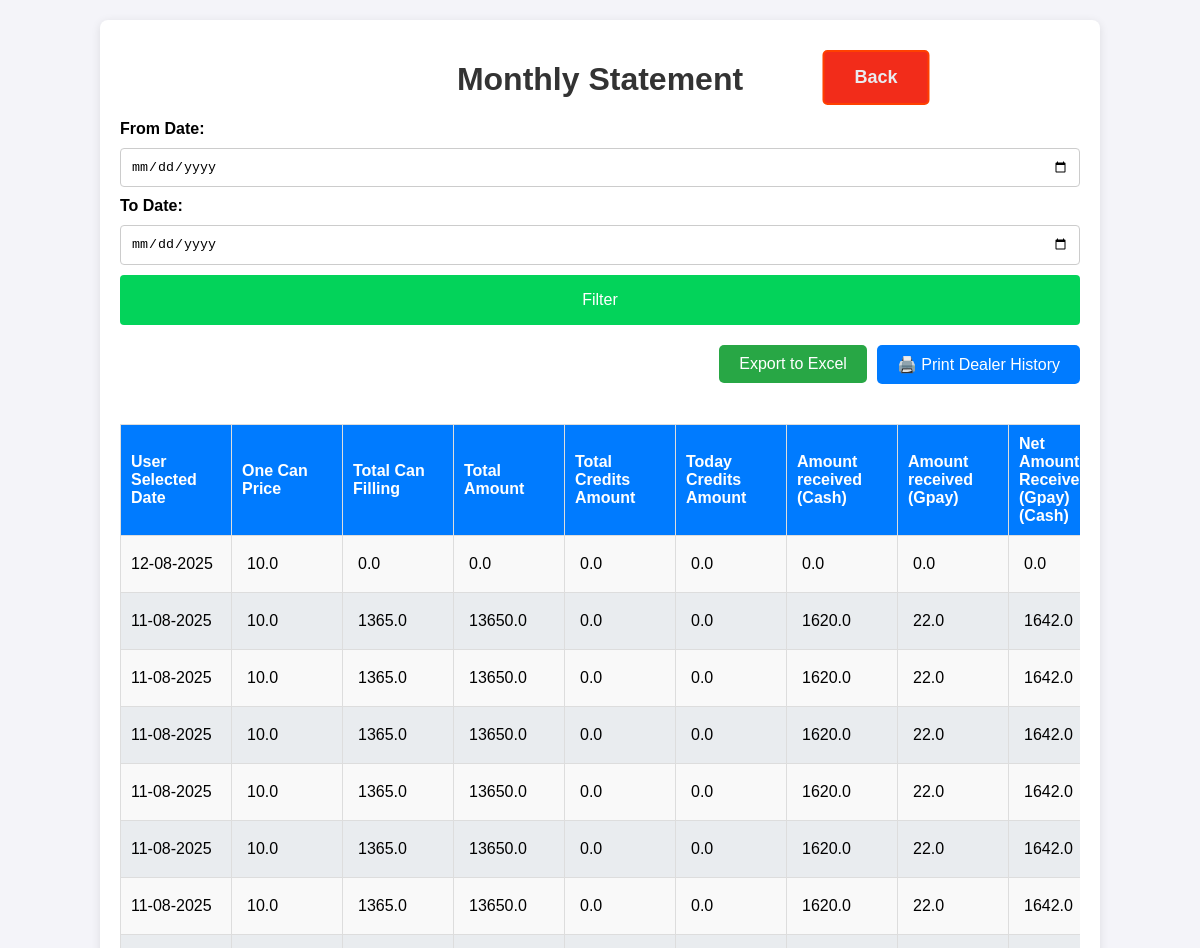
Before: /monthly_statement (upper part) with the older database file.
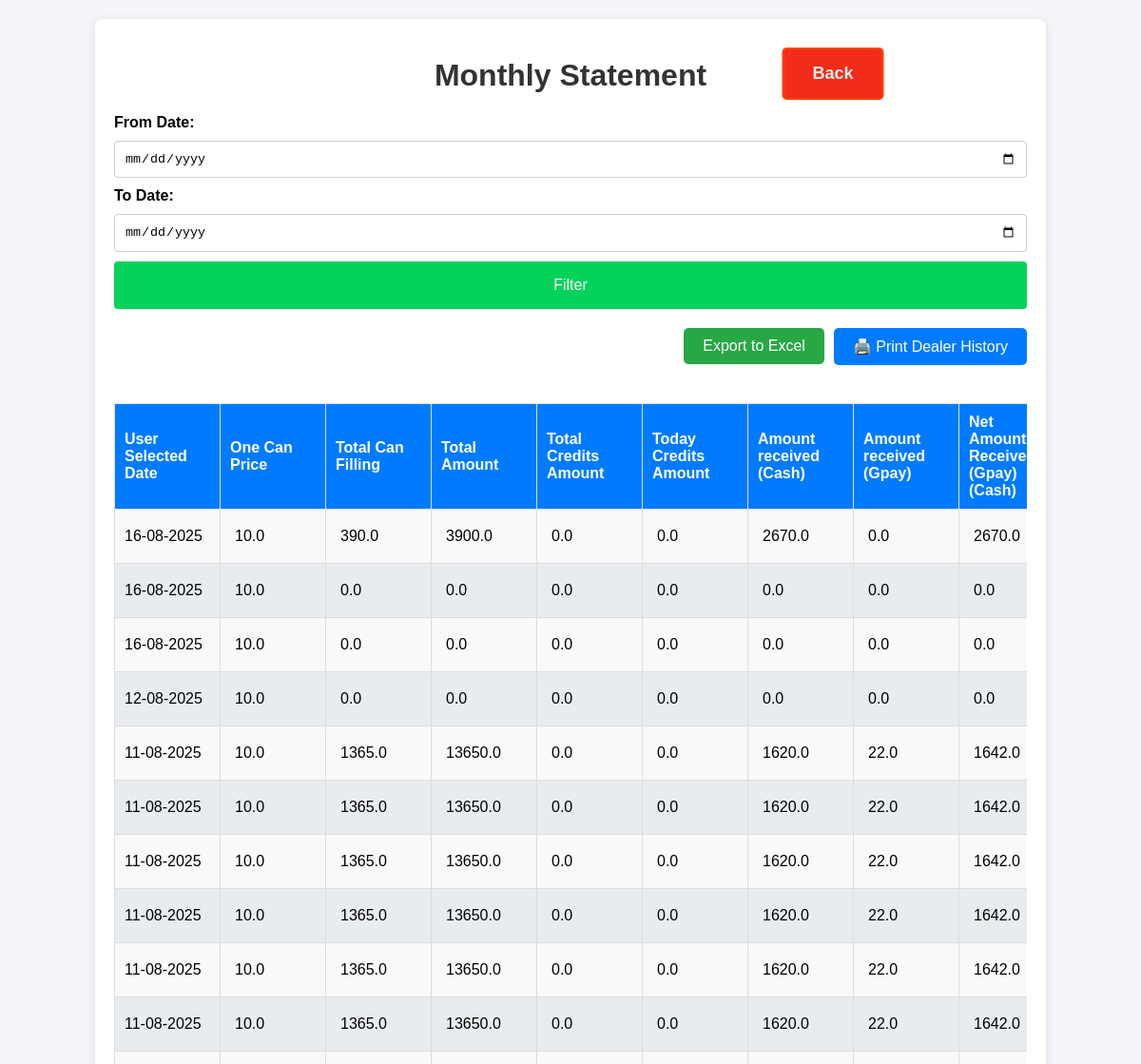
After: the same page with the newer database file.
### app.py (models this page shows, shortened)
class DailyAccounts(db.Model):
    id = db.Column(db.Integer, primary_key=True)
    timestamp = db.Column(db.DateTime, default=datetime.now)
    date = db.Column(db.Date, nullable=False, default=date.today)
    one_can_price = db.Column(db.Float, default=0)
    total_can_filling = db.Column(db.Float, default=0)
    total_amount = db.Column(db.Float, default=0)
    total_credit_amount = db.Column(db.Float, default=0)
    today_credit_amount = db.Column(db.Float, default=0)
    amount_gpay = db.Column(db.Float, default=0)
    amount_cash = db.Column(db.Float, default=0)
    net_recevied_amount = db.Column(db.Float, default=0)
    credit_amount_received_gpay = db.Column(db.Float, default=0)
    credit_amount_received_cash = db.Column(db.Float, default=0)
    net_credit_amount_received = db.Column(db.Float, default=0)
    chit_amount = db.Column(db.Float, default=0)
    diesel = db.Column(db.Float, default=0)
    chit_amount = db.Column(db.Float, default=0)
    diesel = db.Column(db.Float, default=0)
    spares = db.Column(db.Float, default=0)
    pooja_items = db.Column(db.Float, default=0)
    milk_and_others = db.Column(db.Float, default=0)
    salary_advance = db.Column(db.Float, default=0)
    salary = db.Column(db.Float, default=0)
    eb = db.Column(db.Float, default=0)
    service_labour = db.Column(db.Float, default=0)
    stationaries = db.Column(db.Float, default=0)
    sunday_ots = db.Column(db.Float, default=0)
    others_expenses = db.Column(db.Float, default=0)
    notes = db.Column(db.String(100), default=0)
    total_expenses = db.Column(db.Float, default=0)
    net_amount_remaining = db.Column(db.Float, default=0)
    net_cash_remaining = db.Column(db.Float, default=0)
    @property
    def formatted_date(self):
        return self.date.strftime("%d-%m-%Y")  # Format the date

### app.py (the view)
@app.route('/monthly_statement', methods=['GET', 'POST'])
def monthly_statement():
    filtered_data = get_filtered_data_daily_accounts(request)
    date_from = request.args.get('date_from', '')
    date_to = request.args.get('date_to', '')
    return render_template('monthly_statement.html', date_from=date_from, date_to=date_to, statements=filtered_data)

### app.py (called while the page is built)
def get_filtered_data_daily_accounts(request):
    date_from = request.args.get('date_from', '')
    date_to = request.args.get('date_to', '')
    filter_button = request.args.get('filter_button', '')
    query = DailyAccounts.query
    if filter_button:
        if date_from:
            date_from_dt = datetime.strptime(date_from, '%Y-%m-%d')
            query = query.filter(DailyAccounts.date >= date_from_dt-timedelta(days=1))
        if date_to:
            date_to_dt = datetime.strptime(date_to, '%Y-%m-%d')
            query = query.filter(DailyAccounts.date <= date_to_dt)
    else:
        now = datetime.now()
        first_day_of_month = datetime(now.year, now.month, 1)
        query = query.filter(DailyAccounts.date >= first_day_of_month - timedelta(days=1))
        pass
    filtered_data = query.order_by(DailyAccounts.timestamp.desc()).all()
    return filtered_data

### templates/monthly_statement.html (shortened to what this page needs)
<!DOCTYPE html>
<html lang="en">
<head>
    <link rel="stylesheet" href="/static/styles.css">
</head>
<body>
    <div class="container history_container dealer_details_data item_management_data monthly_statement">
        <h1>Monthly Statement</h1>
        <a href="/" class="back">Back</a>
        <form method="GET" class="form">
            <label for="date_from">From Date:</label>
            <input type="date" id="date_from" name="date_from" value="{{ date_from }}">
            <label for="date_to">To Date:</label>
            <input type="date" id="date_to" name="date_to" value="{{ date_to }}">
            <button type="submit" name="filter_button" value="submit" class="btn">Filter</button>
        </form>
<div class="export-options hide-on-print">
            <form action="/export_monthly_statement" method="get">
                <button type="submit" class="export-button">Export to Excel</button>
            </form>
            <div style="text-align: right; margin-bottom: 10px;">
                <button class="print_btn" onclick="window.print()">
                    🖨️ Print Dealer History
                </button>
            </div>
        </div>
        <div style="overflow-x:auto;overflow-y: hidden; width: 100%;">
            <table class="history_data" >
            <thead>
                <tr>
                    <th>User Selected Date</th>
                    <th>One Can Price</th>
                    <th>Total Can Filling </th>
                    <th>Total Amount</th>
                    <th>Total Credits Amount</th>
                    <th>Today Credits Amount</th>
                    <th>Amount received (Cash)</th>
                    <th>Amount received (Gpay)</th>
                    <th>Net Amount Received (Gpay)(Cash)</th>
                    <th class="action">Actions</th></tr>
            </thead>
            <tbody>
                {% for statement in statements %}
                <tr>
                    <td>
                        <form method="POST" action="{{ url_for('edit_monthly_statement', statement_id=statement.id) }}">
                        <div style="width:90px">
                            {{ statement.formatted_date }}
                        </div>
                    </td>
                    <td>
                            <input class="form-control item-number" type="number" step="0.01" name="one_can_price" value="{{ statement.one_can_price }}" required readonly>
                    </td>
                    <td>
                            <input class="form-control item-number" type="number" step="0.01" name="total_can_filling" value="{{ statement.total_can_filling }}" required readonly>
                    </td>
                    <td>
                            <input class="form-control item-number" type="number" step="0.01" name="total_amount" value="{{ statement.total_amount }}" required readonly>
                    </td>
                    <td>
                            <input class="form-control item-number" type="number" step="0.01" name="total_credit_amount" value="{{ statement.total_credit_amount }}" required readonly>
                    </td>
                    <td>
                            <input class="form-control item-number" type="number" step="0.01" name="today_credit_amount" value="{{ statement.today_credit_amount }}" required readonly>
                    </td>
                    <td>
                            <input class="form-control item-number" type="number" step="0.01" name="amount_gpay" value="{{ statement.amount_cash }}" required readonly>
                    </td>
                    <td>
                            <input class="form-control item-number" type="number" step="0.01" name="amount_cash" value="{{ statement.amount_gpay }}" required readonly>
                    </td>
                    <td>
                            <input class="form-control item-number" type="number" step="0.01" name="net_recevied_amount" value="{{ statement.net_recevied_amount }}" required readonly>
                    </td>
                </tr>
                {% endfor %}
            </tbody>
        </table>
        </div>
    </div>
</body>
</html>

### static/styles.css (style rules this page uses)
body { font-family: Arial, sans-serif; background-color: #f4f4f9; margin: 0; padding: 0; }
.container { max-width: 800px; margin: 20px auto; background: #fff; padding: 20px; border-radius: 8px; box-shadow: 0 2px 10px rgba(0, 0, 0, 0.1); }
.history_container { max-width: 1000px; }
.monthly_statement { max-width: 80%; }
h1, h2 { color: #333; text-align: center; }
.form { display: flex; flex-direction: column; gap: 10px; margin-bottom: 20px; }
.form label { font-weight: bold; }
.form input { padding: 10px; border: 1px solid #ccc; border-radius: 4px; }
.btn { background-color: #03d35a; color: #fff; border: none; padding: 10px; border-radius: 4px; cursor: pointer; font-size: medium; height: 50px; }
table { width: 100%; border-collapse: collapse; margin-top: 10px; }
table th, table td { padding: 10px; border: 1px solid #ddd; text-align: left; }
table th { background-color: #007bff; color: white; }
table tbody tr:nth-child(odd) { background-color: #f9f9f9; }
table tbody tr:nth-child(even) { background-color: #e9ecef; }
a { display: inline-block; padding: 15px 30px; font-size: 18px; font-weight: bold; text-align: center; text-decoration: none; background-color: #007bff; color: white; border-radius: 5px; border: 2px solid #007bff; transition: all 0.3s ease; position: absolute; left: 50%; transform: translateX(-50%); transition: transform 0.2s, background-color 0.2s; }
.back { background-color: #f22c1a; border: 2px solid #ff4000; top: 50px; left: 73%; }
.history_data input[readonly], .dealer_accounts input[readonly] { background-color: transparent; border: none; font-size: 16px; }
.history_data input, .dealer_accounts input { width: 50px; padding: 5px; font-size: 16px; }
.dealer_details_data .back { color: #e9ecef; text-decoration: none; }
.dealer_details_data table input { width: 200px; }
.item_management_data .item-number { width: 100px; }
.monthly_statement .item-number { width: 80px; }
.export-options { display: flex; justify-content: right; gap: 10px; margin-bottom: 20px; }
.export-options .export-button { all: unset; background-color: #28a745; color: white; cursor: pointer; padding: 10px 20px; text-decoration: none; border-radius: 5px; transition: background-color 0.2s, transform 0.2s; }
.print_btn { all: unset; background-color: #007bff; color: white; cursor: pointer; padding: 10px 20px; text-decoration: none; border-radius: 5px; transition: background-color 0.2s, transform 0.2s; }

Changed rows visible on the page:
added DailyAccounts: formatted_date "16-08-2025", one_can_price "10.0", total_can_filling "390.0", total_amount "3900.0", total_credit_amount "0.0", today_credit_amount "0.0", amount_gpay "2670.0", amount_cash "0.0", net_recevied_amount "2670.0"
added DailyAccounts: formatted_date "16-08-2025", one_can_price "10.0", total_can_filling "0.0", total_amount "0.0", total_credit_amount "0.0", today_credit_amount "0.0", amount_gpay "0.0", amount_cash "0.0", net_recevied_amount "0.0"
added DailyAccounts: formatted_date "16-08-2025", one_can_price "10.0", total_can_filling "0.0", total_amount "0.0", total_credit_amount "0.0", today_credit_amount "0.0", amount_gpay "0.0", amount_cash "0.0", net_recevied_amount "0.0"
